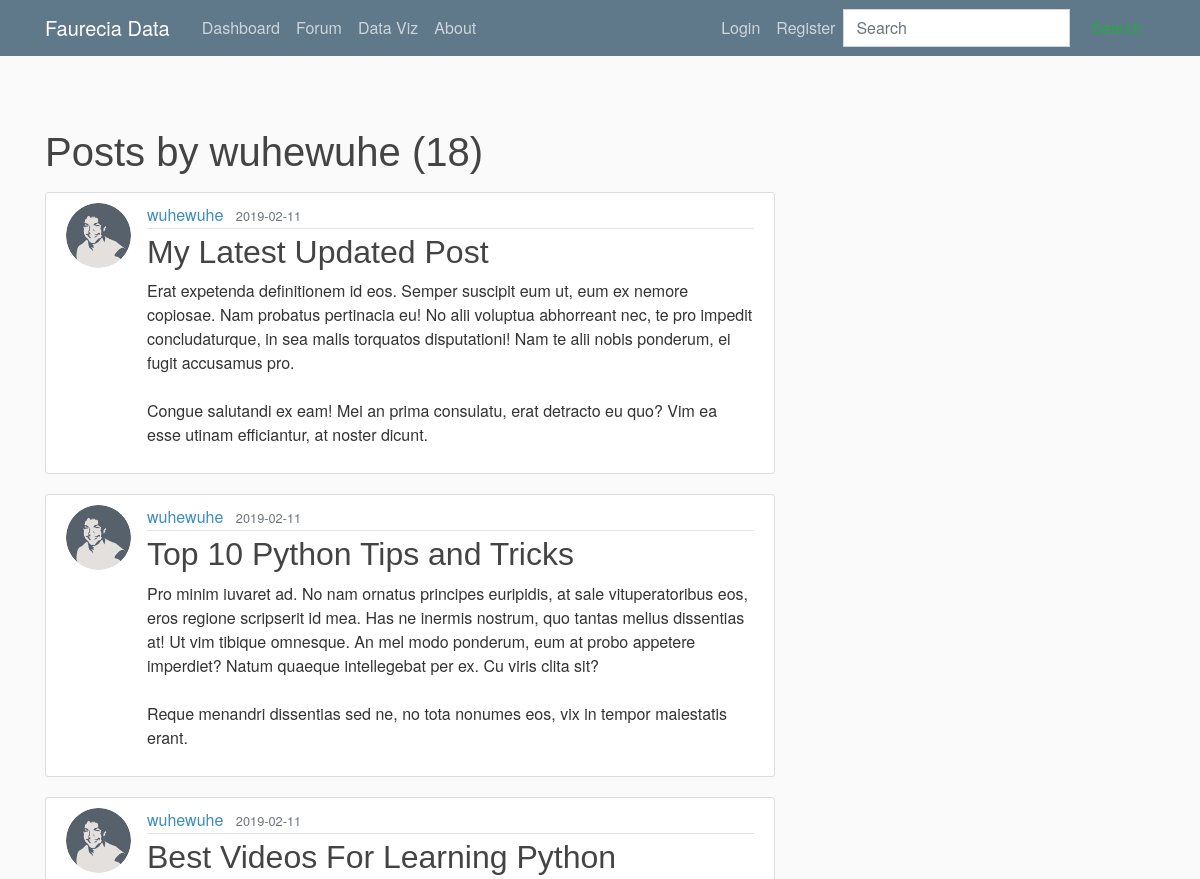
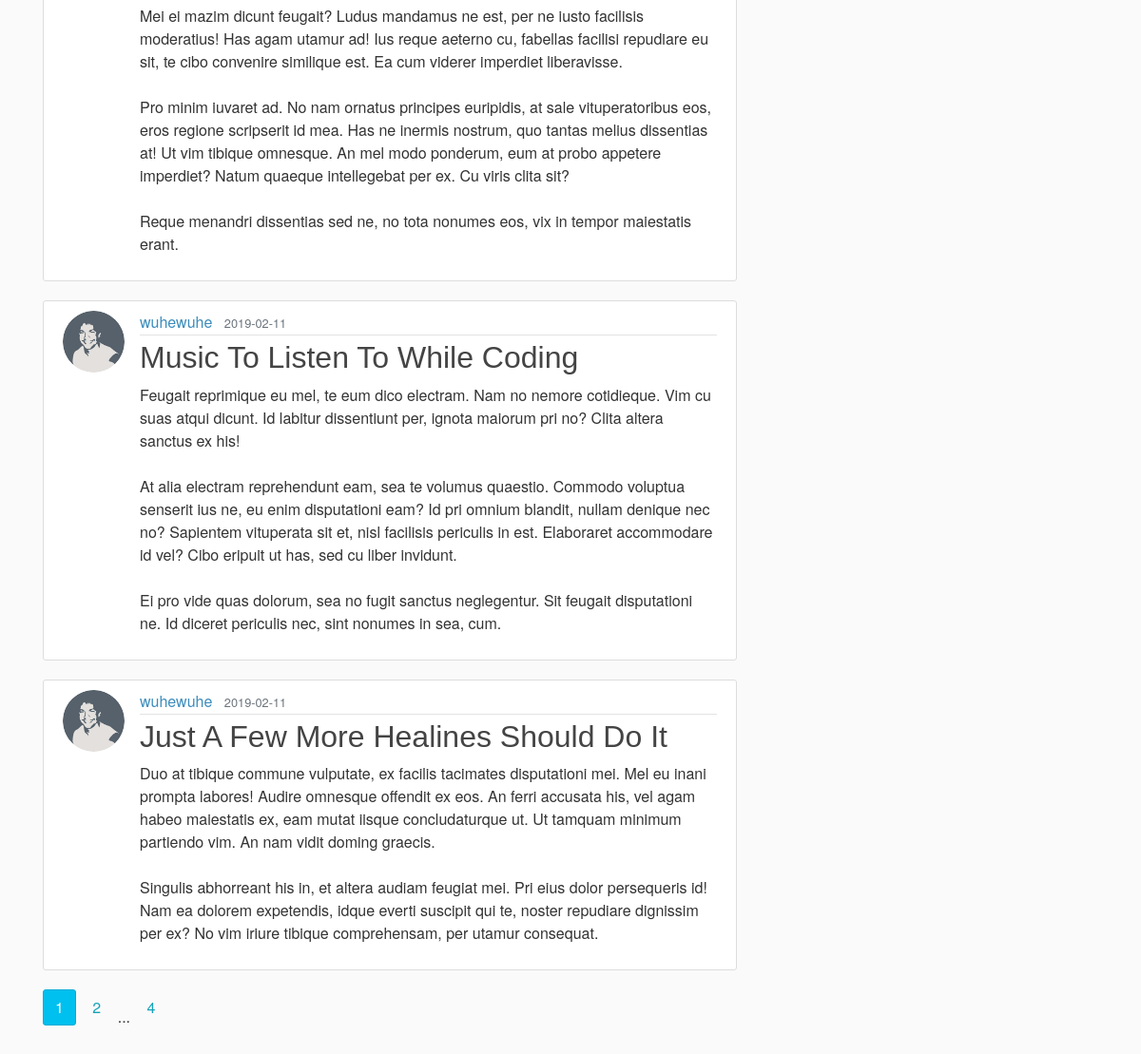
/user/wuhewuhe, run on the app's committed database (2 pictures, top to bottom).
### flaskblog/models.py (models this page shows, shortened)
class User(db.Model, UserMixin):
    id = db.Column(db.Integer, primary_key=True)
    username = db.Column(db.String(20), unique=True, nullable=False)
    email = db.Column(db.String(120), unique=True, nullable=False)
    image_file = db.Column(db.String(20), nullable=False, default='default.jpg')
    password = db.Column(db.String(60), nullable=False)
    posts = db.relationship('Post', backref='author', lazy=True)

class Post(db.Model):
    id = db.Column(db.Integer, primary_key=True)
    title = db.Column(db.String(100), nullable=False)
    date_posted = db.Column(db.DateTime, nullable=False, default=datetime.utcnow)
    content = db.Column(db.Text, nullable=False)
    user_id = db.Column(db.Integer, db.ForeignKey('user.id'), nullable=False)

### flaskblog/routes.py (the view)
@app.route("/user/<string:username>")
def user_posts(username):
    page = request.args.get('page', 1, type=int)
    user = User.query.filter_by(username=username).first_or_404()
    posts = Post.query.filter_by(author=user)\
        .order_by(Post.date_posted.desc())\
        .paginate(page=page, per_page=5)
    return render_template('user_posts.html', posts=posts, user=user)

### flaskblog/templates/user_posts.html
{% extends "layout.html" %}
{% block content %}
    <h1 class="mb-3">Posts by {{ user.username }} ({{ posts.total }})</h1>
    {% for post in posts.items %}
        <article class="media content-section">
          <img class="rounded-circle article-img" src="{{ url_for('static', filename='profile_pics/' + post.author.image_file) }}">
          <div class="media-body">
            <div class="article-metadata">
              <a class="mr-2" href="{{ url_for('user_posts', username=post.author.username) }}">{{ post.author.username }}</a>
              <small class="text-muted">{{ post.date_posted.strftime('%Y-%m-%d') }}</small>
            </div>
            <h2><a class="article-title" href="{{ url_for('post', post_id=post.id) }}">{{ post.title }}</a></h2>
            <p class="article-content">{{ post.content }}</p>
          </div>
        </article>
    {% endfor %}
    {% for page_num in posts.iter_pages(left_edge=1, right_edge=1, left_current=1, right_current=2) %}
      {% if page_num %}
        {% if posts.page == page_num %}
          <a class="btn btn-info mb-4" href="{{ url_for('user_posts', username=user.username, page=page_num) }}">{{ page_num }}</a>
        {% else %}
          <a class="btn btn-outline-info mb-4" href="{{ url_for('user_posts', username=user.username, page=page_num) }}">{{ page_num }}</a>
        {% endif %}
      {% else %}
        ...
      {% endif %}
    {% endfor %}
{% endblock content %}

### flaskblog/static/main.css (style rules this page uses)
body { background: #fafafa; color: #333333; margin-top: 5rem; padding-top: 3rem; padding-bottom: 3rem; }
h1, h2, h3, h4, h5, h6 { color: #444444; }
.content-section { background: #ffffff; padding: 10px 20px; border: 1px solid #dddddd; border-radius: 3px; margin-bottom: 20px; }
.article-title { color: #444444; }
.article-content { white-space: pre-line; }
.article-img { height: 65px; width: 65px; margin-right: 16px; }
.article-metadata { padding-bottom: 1px; margin-bottom: 4px; border-bottom: 1px solid #e3e3e3 }

### data on the page
User: username "wuhewuhe"
Post: image_file (picture), author.username "wuhewuhe", date_posted "2019-02-11", title "My Latest Updated Post", content "Erat expetenda definitionem id eos. Semper suscipit eum ut, eum ex nemore copiosae. Nam probatus pertinacia eu! No alii voluptua abhorreant nec, te pro impedit concludaturque, in sea malis torquatos disputationi! Nam te alii nobis ponderum, ei fugit accusamus pro. Congue salutandi ex eam! Mei an prima consulatu, erat detracto eu quo? Vim ea esse utinam efficiantur, at noster dicunt."
Post: image_file (picture), author.username "wuhewuhe", date_posted "2019-02-11", title "Top 10 Python Tips and Tricks", content "Pro minim iuvaret ad. No nam ornatus principes euripidis, at sale vituperatoribus eos, eros regione scripserit id mea. Has ne inermis nostrum, quo tantas melius dissentias at! Ut vim tibique omnesque. An mel modo ponderum, eum at probo appetere imperdiet? Natum quaeque intellegebat per ex. Cu viris clita sit? Reque menandri dissentias sed ne, no tota nonumes eos, vix in tempor maiestatis erant."
Post: image_file (picture), author.username "wuhewuhe", date_posted "2019-02-11", title "Best Videos For Learning Python", content "Mei ei mazim dicunt feugait? Ludus mandamus ne est, per ne iusto facilisis moderatius! Has agam utamur ad! Ius reque aeterno cu, fabellas facilisi repudiare eu sit, te cibo convenire similique est. Ea cum viderer imperdiet liberavisse. Pro minim iuvaret ad. No nam ornatus principes euripidis, at sale vituperatoribus eos, eros regione scripserit id mea. Has ne inermis nostrum, quo tantas melius dissentias at! Ut vim tibique omnesque. An mel modo ponderum, eum at probo appetere imperdiet? Natum quaeque intellegebat per ex. Cu viris clita sit? Reque menandri dissentias sed ne, no tota nonumes eos, vix in tempor maiestatis erant."
Post: image_file (picture), author.username "wuhewuhe", date_posted "2019-02-11", title "Music To Listen To While Coding", content "Feugait reprimique eu mel, te eum dico electram. Nam no nemore cotidieque. Vim cu suas atqui dicunt. Id labitur dissentiunt per, ignota maiorum pri no? Clita altera sanctus ex his! At alia electram reprehendunt eam, sea te volumus quaestio. Commodo voluptua senserit ius ne, eu enim disputationi eam? Id pri omnium blandit, nullam denique nec no? Sapientem vituperata sit et, nisl facilisis periculis in est. Elaboraret accommodare id vel? Cibo eripuit ut has, sed cu liber invidunt. Ei pro vide quas dolorum, sea no fugit sanctus neglegentur. Sit feugait disputationi ne. Id diceret periculis nec, sint nonumes in sea, cum."
Post: image_file (picture), author.username "wuhewuhe", date_posted "2019-02-11", title "Just A Few More Healines Should Do It", content "Duo at tibique commune vulputate, ex facilis tacimates disputationi mei. Mel eu inani prompta labores! Audire omnesque offendit ex eos. An ferri accusata his, vel agam habeo maiestatis ex, eam mutat iisque concludaturque ut. Ut tamquam minimum partiendo vim. An nam vidit doming graecis. Singulis abhorreant his in, et altera audiam feugiat mei. Pri eius dolor persequeris id! Nam ea dolorem expetendis, idque everti suscipit qui te, noster repudiare dignissim per ex? No vim iriure tibique comprehensam, per utamur consequat."

### other printed values
{{ posts.total }} "18"
{{ page_num }} "1"
{{ page_num }} "2" "4"
